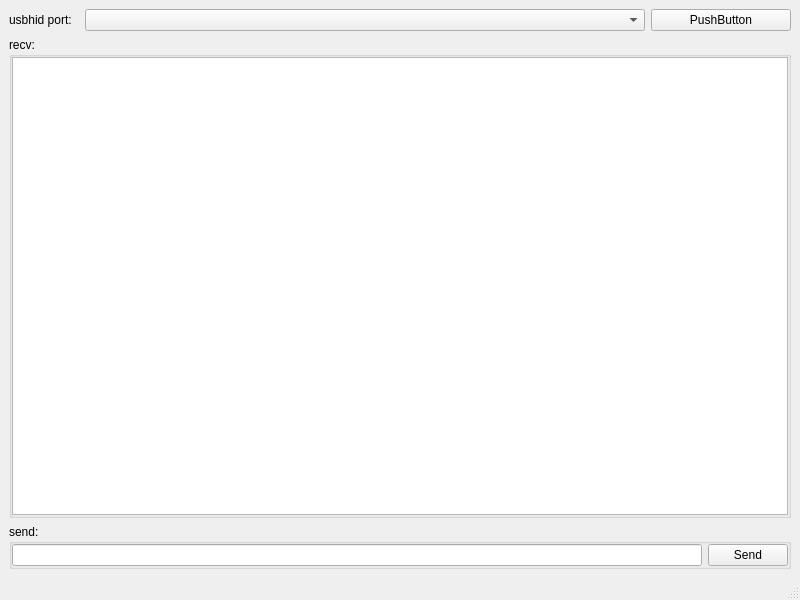
<?xml version="1.0" encoding="UTF-8"?>
<ui version="4.0">
 <class>MainWindow</class>
 <widget class="QMainWindow" name="MainWindow">
  <property name="geometry">
   <rect>
    <x>0</x>
    <y>0</y>
    <width>800</width>
    <height>600</height>
   </rect>
  </property>
  <property name="windowTitle">
   <string>MainWindow</string>
  </property>
  <widget class="QWidget" name="centralwidget">
   <layout class="QVBoxLayout" name="verticalLayout_2">
    <item>
     <layout class="QHBoxLayout" name="horizontalLayout" stretch="1,8,2">
      <item>
       <widget class="QLabel" name="label">
        <property name="text">
         <string>usbhid port:</string>
        </property>
       </widget>
      </item>
      <item>
       <widget class="QComboBox" name="comboPort"/>
      </item>
      <item>
       <widget class="QPushButton" name="btnConnect">
        <property name="text">
         <string>PushButton</string>
        </property>
       </widget>
      </item>
     </layout>
    </item>
    <item>
     <widget class="QGroupBox" name="groupBox">
      <property name="title">
       <string>recv:</string>
      </property>
      <layout class="QVBoxLayout" name="verticalLayout">
       <property name="leftMargin">
        <number>0</number>
       </property>
       <property name="topMargin">
        <number>0</number>
       </property>
       <property name="rightMargin">
        <number>0</number>
       </property>
       <property name="bottomMargin">
        <number>0</number>
       </property>
       <item>
        <widget class="QPlainTextEdit" name="editRecv"/>
       </item>
      </layout>
     </widget>
    </item>
    <item>
     <widget class="QGroupBox" name="groupBox_2">
      <property name="title">
       <string>send:</string>
      </property>
      <layout class="QHBoxLayout" name="horizontalLayout_2" stretch="9,1">
       <property name="leftMargin">
        <number>0</number>
       </property>
       <property name="topMargin">
        <number>0</number>
       </property>
       <property name="rightMargin">
        <number>0</number>
       </property>
       <property name="bottomMargin">
        <number>0</number>
       </property>
       <item>
        <widget class="QLineEdit" name="editSend"/>
       </item>
       <item>
        <widget class="QPushButton" name="btnSend">
         <property name="text">
          <string>Send</string>
         </property>
        </widget>
       </item>
      </layout>
     </widget>
    </item>
   </layout>
  </widget>
  <widget class="QStatusBar" name="statusBar"/>
 </widget>
 <resources/>
 <connections/>
</ui>
